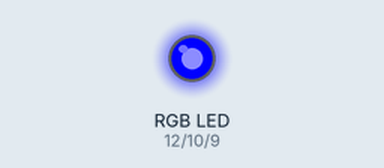
Bench run of a sketch on a simulated Arduino Uno, built with avr-gcc and run on an emulated ATmega328P. Parts: an RGB LED mixed from three pins (HIGH = lit).

Above: at 0.5 s.
At 2.5 s:
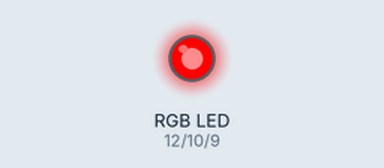
At 3.5 s:
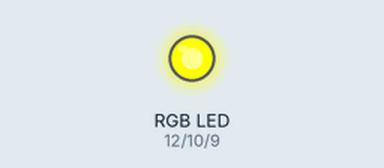
At 4.5 s:
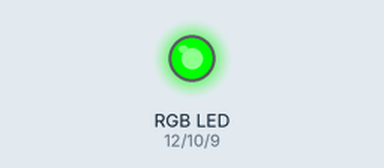
At 6.5 s:
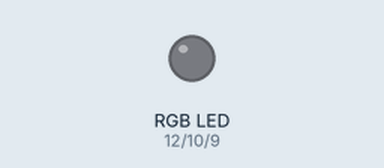
At 8.5 s:
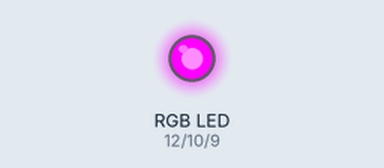
Timing chart, 0 to 9.1 s (numbered marks = the images above):
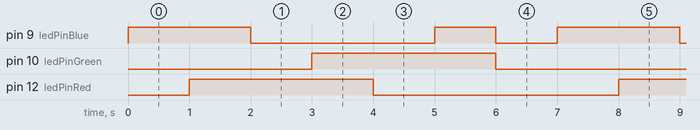

The sketch:

Dez04_RGB.ino
```cpp
int ledPinBlue = 9;
int ledPinRed = 12;
int ledPinGreen = 10;

void setup() {
  pinMode(ledPinBlue, OUTPUT);
  pinMode(ledPinRed, OUTPUT);
  pinMode(ledPinGreen, OUTPUT);
}

void loop() {

  int holdTime = 1000;

  // BLUE (BlueLED)
  digitalWrite(ledPinBlue, HIGH);
  delay(holdTime);

  // VIOLET (BlueLED + RedLED)
  digitalWrite(ledPinRed, HIGH);
  delay(holdTime);

  // RED (RedLED)
  digitalWrite(ledPinBlue, LOW);
  delay(holdTime);

  // YELLOW (RedLED + GreenLED)
  digitalWrite(ledPinGreen, HIGH);
  delay(holdTime);

  // GREEN (GreenLED)
  digitalWrite(ledPinRed, LOW);
  delay(holdTime);

  // Turquoise (GreenLED + BlueLED)
  digitalWrite(ledPinBlue, HIGH);
  delay(holdTime);

  // RESET
  digitalWrite(ledPinGreen, LOW);
  digitalWrite(ledPinBlue, LOW);
  delay(holdTime);

}
```

Measured:
- by itself, pin 9 (ledPinBlue): repeats every 7.0 s: LOW 3.0 s, HIGH 1.0 s, LOW 1.0 s, HIGH 2.0 s
- by itself, pin 10 (ledPinGreen), pin 12 (ledPinRed): alternates HIGH for 3.0 s and LOW for 4.0 s
- by itself, everything shown: repeats every 7.0 s, in 7 steps
